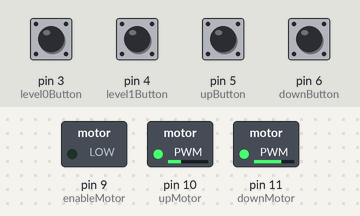
Bench run of a sketch on a simulated Arduino Uno, built with avr-gcc and run on an emulated ATmega328P. Shown: switched loads named in the sketch (green lamp = pin HIGH). The test bench sets the inputs (shaded band); at power-on: pin 3 (level0Button), pin 4 (level1Button), pin 5 (upButton), pin 6 (downButton) LOW.

Above: at 0.1 s.
Timing chart, 0 to 1.6 s (numbered marks = the images above):
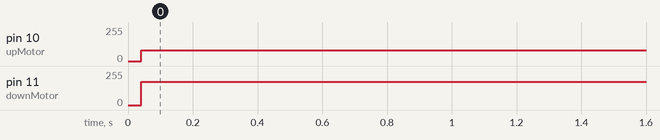

The sketch:

elevador.ino
```cpp
/*
  Aparcamiento a nivel

  Este programa permite el control de un ascensor para un garaje en una casa.
  El programa permitira que un motor de c.c. controle el movimiento un ascensor.
  Mediante un botón en cada planta se llamará al ascensor y con el botón 0 o 1 situado en el ascensor se
  seleccionará el piso donde ir. Unos finales de carrera permitirán conocer el piso donde se encuentra el
  ascensor.

  El circuito:
    - botones.
      Se usarán las entradas 3, 4, 5 y 6.

    - finales de carrera.
      Se usarán las entradas 7 y 8.

    - Motor c.c.
      Se usará la salida 9 para el Enable que regulará la velocidad del motor (0-255).
      Se usarán las salidas 10 y 11 para la dirección subida y bajada respectivamente.

  Created 11 de Junio de 2020
  By Antonio Molina Domínguez
  Modified
  By

  https://github.com/antoniomd/aparcamiento-a-nivel
*/

// Las constantes no cambiarán. Son usadas para configurar los pines:
const int level0Button = 3;     // Entrada del botón de llamada del ascensor del Nivel 0
const int level1Button = 4;     // Entrada del botón de llamada del ascensor del Nivel 1
const int upButton = 5;         // Entrada del botón de subir del ascensor
const int downButton = 6;       // Entrada del botón de bajar del ascensor
const int level0State = 7;      // Final de carrera que indica que está en la planta 0
const int level1State = 8;      // Final de carrera que indica que está en la planta 1
const int enableMotor = 9;      // Salida para habilitación del motor
const int upMotor = 10;         // Motor en marcha para subida
const int downMotor = 11;       // Motor en marcha para bajada

// Las variables cambiarán.
bool level0ButtonState;       // Variable que almacena la pulsación del botón situado en la planta 0
bool level1ButtonState;       // Variable que almacena la pulsación del botón situado en la planta 1
bool downButtonState;         // Variable que almacena la pulsación del botón bajar del ascensor
bool upButtonState;           // Variable que almacena la pulsación del botón subir del ascensor
int elevatorState;            // Variable que indica la posición del ascensor
int speedMotor;               // variable que indica la velocidad del motor que se configurá con EnableMotor
bool goingUp;                 // Variable que indica que el ascensor tiene que subir
bool goingDown;               // Variable que indica que el ascensor tiene que bajar

void setup() {
  // Declaro los botones como entradas:
  pinMode(level0Button, INPUT);
  pinMode(level1Button, INPUT);
  pinMode(upButton, INPUT);
  pinMode(downButton, INPUT);
  // Declaro los finales de carrera como entradas:
  pinMode(level0State, INPUT);
  pinMode(level1State, INPUT);
  // Declaro las salidas de motor como salidas:
  pinMode(enableMotor, OUTPUT);
  pinMode(upMotor, OUTPUT);
  pinMode(downMotor, OUTPUT);
}

void loop() {
  // Compruebo el estado en el que se encuentran los botones:
  level0ButtonState = digitalRead(level0Button);
  level1ButtonState = digitalRead(level1Button);
  upButtonState = digitalRead(upButton);
  downButtonState = digitalRead(downButton);

  // Compruebo donde se encuentra el ascensor:
  if (level0State == 1) elevatorState = 0;        // El ascensor se encuentra en la planta 0
  else if (level1State == 1) elevatorState = 1;   // El ascensor se encuentra en la planta 1
  else elevatorState = 2;                         // El ascensor se encuentra en una posición intermedia

  // En este bloque se comprueba si el ascensor tiene que bajar o subir en función del estado y los botones
  // Se pulsa el botón de llamada desde la planta 0 o se pulsa el botón de bajar desde el ascensor
  // y el ascensor no está subiendo
  if ((level1ButtonState == 1 || downButtonState == 1) && goingUp == 1) goingDown = 1;
  // Se llega a la planta 0
  if (elevatorState == 0) goingDown = 0;
  // Se pulsa el botón de llamada desde la planta 1 o se pulsa el botón de subir desde el ascensor
  // y el ascensor no está bajando
  if ((level0ButtonState == 1 || upButtonState == 1) && goingDown == 0) goingUp = 1;
  // Se llega a la planta 1
  if (elevatorState == 1) goingUp = 0;

  // En este bloque se controla el motor en función si se requiere que baje o suba
  // Se llama a la función de bajada en caso de que haya que bajar
  if (goingDown = 1) elevatorGoDown();
  // Se llama a la función de subida en casa de que haya que subir
  if (goingUp = 1) elevatorGoUp();
  // Si no tiene que subir ni bajar, se detiene
  else elevatorStop();
}

void elevatorGoDown() {
  analogWrite(enableMotor,speedMotor);   // Paro del upMotor
  digitalWrite(downMotor,LOW);      // Paro de la dirección subir
  digitalWrite(upMotor,HIGH);       // Paro de la dirección bajar
}

void elevatorGoUp() {
  analogWrite(enableMotor,speedMotor);   // Paro del upMotor
  digitalWrite(downMotor,HIGH);     // Paro de la dirección subir
  digitalWrite(upMotor,LOW);        // Paro de la dirección bajar
}

void elevatorStop() {
  analogWrite(enableMotor,0);          // Paro del upMotor
  digitalWrite(downMotor,LOW);      // Paro de la dirección subir
  digitalWrite(upMotor,LOW);        // Paro de la dirección bajar
}
```

Measured:
- by itself, pin 10 (upMotor): 0/255 → 81/255 at 0.04 s
- by itself, pin 11 (downMotor): 0/255 → 174/255 at 0.04 s
